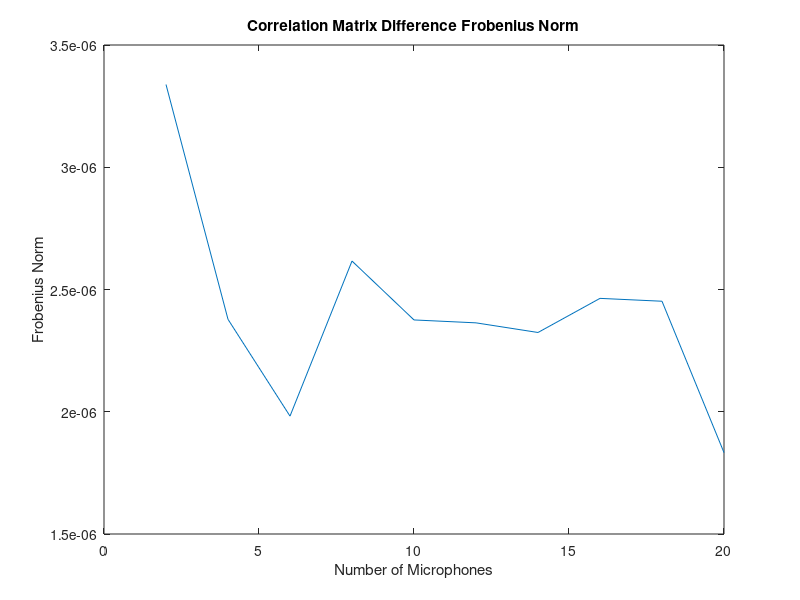

The MATLAB source for this figure: (Note: this script raises an error after producing the figure.)
%% Clears
clc; clear all; close all;


%% Check Ampirical Correlation Matrix
monte_carlo_num = 500;
n = 1024;
num_of_mics = 4;
x = randn(num_of_mics, n);
for i = 1 : num_of_mics
    x(i, :) = x(i, :) / norm(x(i, :));
end
cov = zeros(num_of_mics);

for i = 1 : monte_carlo_num
    cov = cov + x * x';
end

cov = cov / monte_carlo_num;


%% Frobenius Norm
fro_norm = zeros(10, 1);
for i = 1 : 10
    a = ones(i);
    b = a * 1.1;
    fro_norm(i) = norm(b - a, 'fro') / size(a, 1);
end
plot(fro_norm)


%% Random Definitions
lambda = 0.087214428857715;
delta = lambda / 2;

sig_length = 8192;
target_gain = 1;
signal_target = randn(1, sig_length) + 1j * randn(1, sig_length);
signal_target = target_gain * signal_target / norm(signal_target);
target_pos = [-100 100];

SIR_dB = 10;
inter_gain = target_gain / 10^(SIR_dB / 20);
inter_sig = randn(1, sig_length) + 1j * randn(1, sig_length);
inter_sig = inter_gain * inter_sig / norm(inter_sig);
inter_pos = [200 200];

monte_carlo_num = 500;


%% Monte Carlo Correlation Matrix
num_of_mics = 2 : 2 : 20;
SNR_dB = 50;
noise_gain = target_gain / 10^(SNR_dB / 20);  % Epsilon
cov_mat_error = zeros(length(num_of_mics), 1);

for index = 1 : length(num_of_mics)
    m = num_of_mics(index);
    m_lin = (0 : m - 1)';
    mics_pos_mat = [m_lin * delta, zeros(m, 1)];
    phase_mic = zeros(m, 1);
    phi_y = zeros(m);
    for monte_carlo_index = 1 : monte_carlo_num
        added_noise = randn(m, sig_length) + 1j * randn(m, sig_length);
        for i = 1 : m
            phase_mic(i) = norm(mics_pos_mat(i, :) - target_pos) / lambda;
            added_noise(i, :) = noise_gain * (added_noise(i, :) / norm(added_noise(i, :)));
        end
        steering_vec = exp(1j * phase_mic);
        mics_sig = steering_vec * signal_target;
        noise_mics_sig = mics_sig + added_noise;
        steering_vec = steering_vec / steering_vec(1);

        phi_y = phi_y + noise_mics_sig * noise_mics_sig';
    end
    phi_y = phi_y / monte_carlo_num;
    theoretical_correlation = steering_vec * steering_vec' + noise_gain^2 * eye(m);
    cov_mat_error(index) = norm(theoretical_correlation - phi_y, 'fro') / num_of_mics(index);
end

figure(1);
plot(num_of_mics, cov_mat_error);
title("Correlation Matrix Difference Frobenius Norm")
xlabel("Number of Microphones")
ylabel("Frobenius Norm")


%% Constant SNR, Changing Number of Microphones
num_of_mics = [1 2 : 2 : 20];
SNR_dB = -10;
noise_gain = target_gain / 10^(SNR_dB / 20);  % Epsilon
mse = zeros(1, length(num_of_mics));
mse_noisy_h_mvdr = zeros(1, length(num_of_mics));
mse_theoretical = zeros(1, length(num_of_mics));
h_mvdr_noise_gain = sqrt(0.0001);
cov_error = zeros(1, length(num_of_mics));
inv_cov_error = zeros(1, length(num_of_mics));

for monte_carlo_index = 1 : monte_carlo_num
    for index = 1 : length(num_of_mics)
        m = num_of_mics(index);
        m_lin = (0 : m - 1)';
        mics_pos_mat = [m_lin * delta, zeros(m, 1)];
        phase_mic = zeros(m, 1);
        added_noise = randn(m, sig_length) + 1j * randn(m, sig_length);
        for i = 1 : m
            phase_mic(i) = norm(mics_pos_mat(i, :) - target_pos) / lambda;
            added_noise(i, :) = noise_gain * (added_noise(i, :) / norm(added_noise(i, :)));
        end
        steering_vec = exp(1j * phase_mic);
        mics_sig = steering_vec * signal_target;
        noise_mics_sig = mics_sig + added_noise;
        steering_vec = steering_vec / steering_vec(1);

        phi_y = noise_mics_sig * noise_mics_sig';
        [h_mvdr, estimated_sig] = MvdrCoefficients(steering_vec, phi_y, noise_mics_sig);

        h_mvdr_coeff_noise = h_mvdr_noise_gain * randn(num_of_mics(index), 1) + ...
            1j * h_mvdr_noise_gain * randn(num_of_mics(index), 1);
        h_mvdr_noisy = h_mvdr + h_mvdr_coeff_noise;
        estimated_sig_noisy_h_mvdr = h_mvdr_noisy' * noise_mics_sig;

        theoretical_cor = steering_vec * steering_vec' + noise_gain^2 * eye(m);
        [h_mvdr_theoretical, estimated_sig_theoretical] = MvdrCoefficients(...
            steering_vec, theoretical_cor, noise_mics_sig);

        cov_error(index) = cov_error(index) + norm(theoretical_cor - phi_y, 'fro') / num_of_mics(index);
        inv_cov_error(index) = inv_cov_error(index) + norm(pinv(theoretical_cor) - pinv(phi_y), 'fro') / num_of_mics(index);

        first_mic_clean_norm = norm(mics_sig(1, :))^2;
        mse(index) = mse(index) + norm(estimated_sig - mics_sig(1, :))^2 / first_mic_clean_norm;
        mse_noisy_h_mvdr(index) = mse_noisy_h_mvdr(index) + norm(estimated_sig_noisy_h_mvdr - mics_sig(1, :))^2 / ...
            first_mic_clean_norm;
        mse_theoretical(index) = mse_theoretical(index) + ...
            norm(estimated_sig_theoretical - mics_sig(1, :))^2 / first_mic_clean_norm;
    end
end
mse = mse / monte_carlo_num;
mse_noisy_h_mvdr = mse_noisy_h_mvdr / monte_carlo_num;
mse_theoretical = mse_theoretical / monte_carlo_num;
cov_error = cov_error / monte_carlo_num;

figure(2);
hold on
plot(num_of_mics, mse)
plot(num_of_mics, mse_noisy_h_mvdr)
plot(num_of_mics, mse_theoretical)
title("NMSE Error of Estimated Signal")
ylabel("NMSE")
xlabel("Number of Microphones")
legend("Empirical Correlation Matrix", "Empirical Correlation Matrix with Noisy MVDR Coeff", "Theoretical Correlation Matrix")
hold off

figure(3);
plot(num_of_mics, cov_error)
title("Correlation Matrix Difference Frobenius Norm")
xlabel("Number of Microphones")
ylabel("Frobenius Norm")

figure(4);
plot(num_of_mics, inv_cov_error)
title("Inverse Correlation Matrix Difference Frobenius Norm")
xlabel("Number of Microphones")
ylabel("Frobenius Norm")


%% Constant Number of Microphones, Changing SNR
m = 12;
SNR_dB = linspace(-20, 40, 13);
SNR_lin = 10.^(SNR_dB / 20);
mse = zeros(1, length(SNR_dB));
mse_theoretical = zeros(1, length(SNR_dB));
mse_mvdr = zeros(1, length(SNR_dB));
cov_error = zeros(1, length(SNR_dB));
inv_cov_error = zeros(1, length(SNR_dB));

m_lin = (0 : m - 1)';
mics_pos_mat = [m_lin * delta, zeros(m, 1)];
phase_mic = zeros(m, 1);
for i = 1 : m
    phase_mic(i) = norm(mics_pos_mat(i, :) - target_pos) / lambda;
end
steering_vec = exp(1j * phase_mic);
mics_sig = steering_vec * signal_target;

for monte_carlo_index = 1 : monte_carlo_num
    for index = 1 : length(SNR_dB)
        noise_gain = target_gain / SNR_lin(index);
        added_noise = randn(size(mics_sig)) + 1j * randn(size(mics_sig));
        for i = 1 : m
            added_noise(i, :) = noise_gain * (added_noise(i, :) / norm(added_noise(i, :)));
        end
        noise_mics_sig = mics_sig + added_noise;
        steering_vec = steering_vec / steering_vec(1);

        phi_y = noise_mics_sig * noise_mics_sig';
        [h_mvdr, estimated_sig] = MvdrCoefficients(steering_vec, phi_y, noise_mics_sig);

        theoretical_cor = steering_vec * steering_vec' + noise_gain^2 * eye(m);
        [h_mvdr_theoretical, estimated_sig_theoretical] = MvdrCoefficients(...
            steering_vec, theoretical_cor, noise_mics_sig);

        cov_error(index) = cov_error(index) + norm(theoretical_cor - phi_y, 'fro') / m;
        inv_cov_error(index) = inv_cov_error(index) + norm(pinv(theoretical_cor) - pinv(phi_y), 'fro') / m;

        first_mic_clean_norm = norm(mics_sig(1, :))^2;
        mse(index) = mse(index) + norm(estimated_sig - mics_sig(1, :))^2 / first_mic_clean_norm;
        mse_theoretical(index) = mse_theoretical(index) + ...
            norm(estimated_sig_theoretical - mics_sig(1, :))^2 / first_mic_clean_norm;
    end
end
mse = mse / monte_carlo_num;
mse_theoretical = mse_theoretical / monte_carlo_num;
mse_mvdr = mse_mvdr / monte_carlo_num;
cov_error = cov_error / monte_carlo_num;
inv_cov_error = inv_cov_error / monte_carlo_num;


figure(5);
hold on
plot(SNR_dB, 10 * log10(mse))
plot(SNR_dB, 10 * log10(mse_theoretical))
title("Log MSE Error of Estimated Signal")
ylabel("MSE [dB]")
xlabel("SNR [dB]")
legend("Empirical Correlation Matrix", "Theoretical Correlation Matrix")
hold off

figure(6);
plot(SNR_dB, cov_error)
title("Correlation Matrix Difference Frobenius Norm")
xlabel("SNR [dB]")
ylabel("Frobenius Norm")

figure(7);
plot(SNR_dB, inv_cov_error)
title("Inverse Correlation Matrix Difference Frobenius Norm")
xlabel("SNR [dB]")
ylabel("Frobenius Norm")


%% Constant Number of Microphones, Constant SNR, Changing Number of Samples
n_samples = [128 256 512 1024 2048 4096 8192 16384 32768 65536 131072 262144];
SNR_dB = 50;
noise_gain = target_gain / 10^(SNR_dB / 20);  % Epsilon

m = 12;
m_lin = (0 : m - 1)';
mics_pos_mat = [m_lin * delta, zeros(m, 1)];

mse = zeros(1, length(n_samples));
mse_theoretical = zeros(1, length(n_samples));
cov_error = zeros(1, length(n_samples));
inv_cov_error = zeros(1, length(n_samples));

phase_mic = zeros(m, 1);
for i = 1 : m
    phase_mic(i) = norm(mics_pos_mat(i, :) - target_pos) / lambda;
end
steering_vec = exp(1j * phase_mic);
steering_vec_norm = steering_vec / steering_vec(1);

for monte_carlo_index = 1 : monte_carlo_num
    for index = 1 : length(n_samples)
        n = n_samples(index);
        signal_target_n_samples = randn(1, n) + 1j * randn(1, n);
        signal_target_n_samples = target_gain * signal_target_n_samples / norm(signal_target_n_samples);
        mics_sig = steering_vec * signal_target_n_samples;
        added_noise = randn(size(mics_sig)) + 1j * randn(size(mics_sig));
        for i = 1 : m
            added_noise(i, :) = noise_gain * (added_noise(i, :) / norm(added_noise(i, :)));        end
        noise_mics_sig = mics_sig + added_noise;

        phi_y = noise_mics_sig * noise_mics_sig';
        [h_mvdr, estimated_sig] = MvdrCoefficients(steering_vec_norm, phi_y, noise_mics_sig);

        theoretical_cor = steering_vec_norm * steering_vec_norm' + noise_gain^2 * eye(m);
        [h_mvdr_theoretical, estimated_sig_theoretical] = MvdrCoefficients(...
            steering_vec_norm, theoretical_cor, noise_mics_sig);

        cov_error(index) = cov_error(index) + norm(theoretical_cor - phi_y, 'fro') / m;
        inv_cov_error(index) = inv_cov_error(index) + norm(pinv(theoretical_cor) - pinv(phi_y), 'fro') / m;

        first_mic_clean_norm = norm(mics_sig(1, :))^2;
        mse(index) = mse(index) + norm(estimated_sig - mics_sig(1, :))^2 / first_mic_clean_norm;
        mse_theoretical(index) = mse_theoretical(index) + ...
            norm(estimated_sig_theoretical - mics_sig(1, :))^2 / first_mic_clean_norm;
    end
end
mse = mse / monte_carlo_num;
mse_theoretical = mse_theoretical / monte_carlo_num;
cov_error = cov_error / monte_carlo_num;
inv_cov_error = inv_cov_error / monte_carlo_num;

figure(8);
hold on
plot(log2(n_samples), 10 * log10(mse))
plot(log2(n_samples), 10 * log10(mse_theoretical))
title("Log NMSE Error of Estimated Signal")
ylabel("Log NMSE")
xlabel("Log2 Number of Samples")
legend("Empirical Correlation Matrix", "Theoretical Correlation Matrix")
hold off

figure(9);
plot(log2(n_samples), cov_error)
title("Correlation Matrix Difference Frobenius Norm")
xlabel("Log2 Number of Samples")
ylabel("Frobenius Norm")

figure(10);
plot(log2(n_samples), inv_cov_error)
title("Inverse Correlation Matrix Difference Frobenius Norm")
xlabel("Log2 Number of Samples")
ylabel("Frobenius Norm")


%% Constant SNR, Chaning Number of Microphones, With Interference
num_of_mics = [1 2 : 2: 20];
SNR_dB = 10;
noise_gain = target_gain / 10^(SNR_dB / 20);
mse = zeros(1, length(num_of_mics));
mse_theoretical = zeros(1, length(num_of_mics));

for monte_carlo_index = 1 : monte_carlo_num
    for index = 1 : length(num_of_mics)
        m = num_of_mics(index);
        m_lin = (0 : m - 1)';
        mics_pos_mat = [m_lin * delta, zeros(m, 1)];
        phase_mic = zeros(m, 1);
        phase_mic_inter = zeros(m, 1);
        added_noise = randn(m, sig_length) + 1j * randn(m, sig_length);
        for i = 1 : m
            phase_mic(i) = norm(mics_pos_mat(i, :) - target_pos) / lambda;
            phase_mic_inter(i) = norm(mics_pos_mat(i, :) - inter_pos) / lambda;
            added_noise(i, :) = noise_gain * (added_noise(i, :) / norm(added_noise(i, :)));
        end
        steering_vec = exp(1j * phase_mic);
        steering_vec_inter = exp(1j * phase_mic_inter);
        mics_sig_clean = steering_vec * signal_target;
        mics_sig = mics_sig_clean + steering_vec_inter * inter_sig;
        noise_mics_sig = mics_sig + added_noise;
        steering_vec = steering_vec / steering_vec(1);
        steering_vec_inter = steering_vec_inter / steering_vec_inter(1);

        phi_y = noise_mics_sig * noise_mics_sig';
        [h_mvdr, estimated_sig] = MvdrCoefficients(steering_vec, phi_y, noise_mics_sig);

        theoretical_cor = steering_vec * steering_vec' + ...
            inter_gain^2 * (steering_vec_inter * steering_vec_inter') + ...
            noise_gain^2 * eye(m);
        [h_mvdr_theoretical, estimated_sig_theoretical] = MvdrCoefficients(...
            steering_vec, theoretical_cor, noise_mics_sig);

        first_mic_clean_norm = norm(mics_sig(1, :))^2;
        mse(index) = mse(index) + norm(estimated_sig - mics_sig_clean(1, :))^2 / first_mic_clean_norm;
        mse_theoretical(index) = mse_theoretical(index) + ...
            norm(estimated_sig_theoretical - mics_sig_clean(1, :))^2 / first_mic_clean_norm;
    end
end
mse = mse / monte_carlo_num;
mse_theoretical = mse_theoretical / monte_carlo_num;

figure(11);
hold on
plot(num_of_mics, mse)
plot(num_of_mics, mse_theoretical)
title("NMSE Error of Estimated Signal")
ylabel("NMSE")
xlabel("Number of Microphones")
legend("Empirical Correlation Matrix", "Theoretical Correlation Matrix")
hold off


%% Constant Number of Microphones, Constant SNR, With Interference Changing Number of Samples
n_samples = [128 256 512 1024 2048 4096 8192 16384];
SNR_dB = 10;
noise_gain = target_gain / 10^(SNR_dB / 20);  % Epsilon
SIR_dB_n_samples = 10;
inter_gain_n_samples = target_gain / 10^(SIR_dB_n_samples / 20);

m = 12;
m_lin = (0 : m - 1)';
mics_pos_mat = [m_lin * delta, zeros(m, 1)];

mse = zeros(1, length(n_samples));
mse_theoretical = zeros(1, length(n_samples));

phase_mic = zeros(m, 1);
phase_mic_inter = zeros(m, 1);
for i = 1 : m
    phase_mic(i) = norm(mics_pos_mat(i, :) - target_pos) / lambda;
    phase_mic_inter(i) = norm(mics_pos_mat(i, :) - inter_pos) / lambda;
end
steering_vec = exp(1j * phase_mic);
steering_vec_inter = exp(1j * phase_mic_inter);
steering_vec_norm = steering_vec / steering_vec(1);
steering_vec_inter_norm = steering_vec_inter / steering_vec_inter(1);

for monte_carlo_index = 1 : monte_carlo_num
    for index = 1 : length(n_samples)
        n = n_samples(index);
        signal_target_n_samples = randn(1, n) + 1j * randn(1, n);
        signal_target_n_samples = target_gain * signal_target_n_samples / norm(signal_target_n_samples);
        inter_sig_n_samples = randn(1, n) + 1j * randn(1, n);
        inter_sig_n_samples = inter_gain_n_samples * inter_sig_n_samples / norm(inter_sig_n_samples);
        mics_sig_clean = steering_vec * signal_target_n_samples;
        mics_sig = mics_sig_clean + steering_vec_inter * inter_sig_n_samples; 
        added_noise = randn(size(mics_sig)) + 1j * randn(size(mics_sig));
        for i = 1 : m
            added_noise(i, :) = noise_gain * (added_noise(i, :) / norm(added_noise(i, :)));
        end
        noise_mics_sig = mics_sig + added_noise;

        phi_y = noise_mics_sig * noise_mics_sig';
        [h_mvdr, estimated_sig] = MvdrCoefficients(steering_vec_norm, phi_y, noise_mics_sig);

        theoretical_cor = steering_vec_norm * steering_vec_norm' + ...
            inter_gain_n_samples^2 * (steering_vec_inter_norm * steering_vec_inter_norm') + ...
            noise_gain^2 * eye(m);
        [h_mvdr_theoretical, estimated_sig_theoretical] = MvdrCoefficients(...
            steering_vec_norm, theoretical_cor, noise_mics_sig);

        mse(index) = mse(index) + norm(estimated_sig - mics_sig_clean(1, :))^2 / n;
        mse_theoretical(index) = mse_theoretical(index) + ...
            norm(estimated_sig_theoretical - mics_sig_clean(1, :))^2 / n;
    end
end
mse = mse / monte_carlo_num;
mse_theoretical = mse_theoretical / monte_carlo_num;

figure(5);
hold on
plot(n_samples, mse)
plot(n_samples, mse_theoretical)
title("MSE Error of Estimated Signal")
ylabel("MSE")
xlabel("Number of Samples")
legend("Empirical Correlation Matrix", "Theoretical Correlation Matrix")
hold off


%% Constant SNR, Constant Number of Microphones, With Interference, Changing Interference Gain
m = 12;
SNR_dB = 10;
SIR_dB_list = [-20 -10 0 10 20 30 40];
inter_gain_list = target_gain ./ 10.^(SIR_dB_list / 20);
noise_gain = target_gain / 10^(SNR_dB / 20);
mse = zeros(1, length(SIR_dB_list));
mse_theoretical = zeros(1, length(SIR_dB_list));
inter_sig_g = randn(1, sig_length) + 1j * randn(1, sig_length);

m_lin = (0 : m - 1)';
mics_pos_mat = [m_lin * delta, zeros(m, 1)];
phase_mic = zeros(m, 1);
phase_mic_inter = zeros(m, 1);
for i = 1 : m
    phase_mic(i) = norm(mics_pos_mat(i, :) - target_pos) / lambda;
    phase_mic_inter(i) = norm(mics_pos_mat(i, :) - inter_pos) / lambda;
end
steering_vec = exp(1j * phase_mic);
steering_vec_inter = exp(1j * phase_mic_inter);
steering_vec_normalized = steering_vec / steering_vec(1);
steering_vec_inter_normalized = steering_vec_inter / steering_vec_inter(1);

for monte_carlo_index = 1 : monte_carlo_num
    for index = 1 : length(SIR_dB_list)
        inter_sig_with_gain = inter_gain_list(index) * inter_sig_g / norm(inter_sig_g);
        mics_sig = steering_vec * signal_target + steering_vec_inter * inter_sig_with_gain;
        added_noise = randn(size(mics_sig)) + 1j * randn(size(mics_sig));
        for i = 1 : m
            added_noise(i, :) = noise_gain * (added_noise(i, :) / norm(added_noise(i, :)));
        end
        noise_mics_sig = mics_sig + added_noise;
    
        phi_y = noise_mics_sig * noise_mics_sig';
        [h_mvdr, estimated_sig] = MvdrCoefficients(steering_vec_normalized, phi_y, noise_mics_sig);

        theoretical_cor = steering_vec_normalized * steering_vec_normalized' + ...
            inter_gain_list(index)^2 * (steering_vec_inter_normalized * steering_vec_inter_normalized') + ...
            noise_gain^2 * eye(m);
        [h_mvdr_theoretical, estimated_sig_theoretical] = MvdrCoefficients(...
            steering_vec_normalized, theoretical_cor, noise_mics_sig);
    
        mse(index) = mse(index) + norm(estimated_sig - mics_sig(1, :))^2 / length(signal_target);
        mse_theoretical(index) = mse_theoretical(index) + ...
            norm(estimated_sig_theoretical - mics_sig(1, :))^2 / length(signal_target);
    end
end
mse = mse / monte_carlo_num;
mse_theoretical = mse_theoretical / monte_carlo_num;

figure(6);
hold on
plot(SIR_dB_list, 10 * log10(mse))
plot(SIR_dB_list, 10 * log10(mse_theoretical))
title("Log MSE Error of Estimated Signal Empirical Correlation Matrix")
ylabel("MSE [dB]")
xlabel("SIR [dB]")
legend("Empirical Correlation Matrix", "Theoretical Correlation Matrix")
hold off


%% Constant SNR, Constant Number of Microphones, With Interference, Changing Interference Position
m = 12;
SNR_dB = 40;
angles = linspace(0, pi, 13);
inter_pos_list = norm(target_pos) * [cos(angles)' sin(angles)'];
noise_gain = target_gain / 10^(SNR_dB / 20);
mse = zeros(1, length(inter_pos_list));
mse_theoretical = zeros(1, length(inter_pos_list));

m_lin = (0 : m - 1)';
mics_pos_mat = [m_lin * delta, zeros(m, 1)];

for monte_carlo_index = 1 : monte_carlo_num
    for index = 1 : length(inter_pos_list)
        phase_mic = zeros(m, 1);
        phase_mic_inter = zeros(m, 1);
        added_noise = randn(m, sig_length) + 1j * randn(m, sig_length);
        for i = 1 : m
            phase_mic(i) = norm(mics_pos_mat(i, :) - target_pos) / lambda;
            phase_mic_inter(i) = norm(mics_pos_mat(i, :) - inter_pos_list(index)) / lambda;
            added_noise(i, :) = noise_gain * (added_noise(i, :) / norm(added_noise(i, :)));
        end
        steering_vec = exp(1j * phase_mic);
        steering_vec_inter = exp(1j * phase_mic_inter);
        mics_sig_clean = steering_vec * signal_target;
        mics_sig = mics_sig_clean + steering_vec_inter * inter_sig;
        noise_mics_sig = mics_sig + added_noise;
        steering_vec = steering_vec / steering_vec(1);
        steering_vec_inter = steering_vec_inter / steering_vec_inter(1);

        phi_y = noise_mics_sig * noise_mics_sig';
        [h_mvdr, estimated_sig] = MvdrCoefficients(steering_vec, phi_y, noise_mics_sig);

        theoretical_cor = steering_vec * steering_vec' + ...
            inter_gain^2 * (steering_vec_inter * steering_vec_inter') + ...
            noise_gain^2 * eye(m);
        [h_mvdr_theoretical, estimated_sig_theoretical] = MvdrCoefficients(...
            steering_vec, theoretical_cor, noise_mics_sig);

        mse(index) = mse(index) + norm(estimated_sig - mics_sig_clean(1, :))^2 / length(signal_target);
        mse_theoretical(index) = mse_theoretical(index) + ...
            norm(estimated_sig_theoretical - mics_sig_clean(1, :))^2 / length(signal_target);
    end
end
mse = mse / monte_carlo_num;
mse_theoretical = mse_theoretical / monte_carlo_num;

figure(7);
hold on
plot(angles, mse)
plot(angles, mse_theoretical)
title("MSE Error of Estimated Signal")
ylabel("MSE")
xlabel("Angle [rad]")
legend("Empirical Correlation Matrix", "Theoretical Correlation Matrix")
hold off


%% Functions
function [MVDR_coeff, estimated_sig] = MvdrCoefficients(steering_vec, cov, noise_sig)
    MVDR_coeff = pinv(cov) * steering_vec / (steering_vec' * pinv(cov) * steering_vec);
    estimated_sig = MVDR_coeff' * noise_sig;
end
